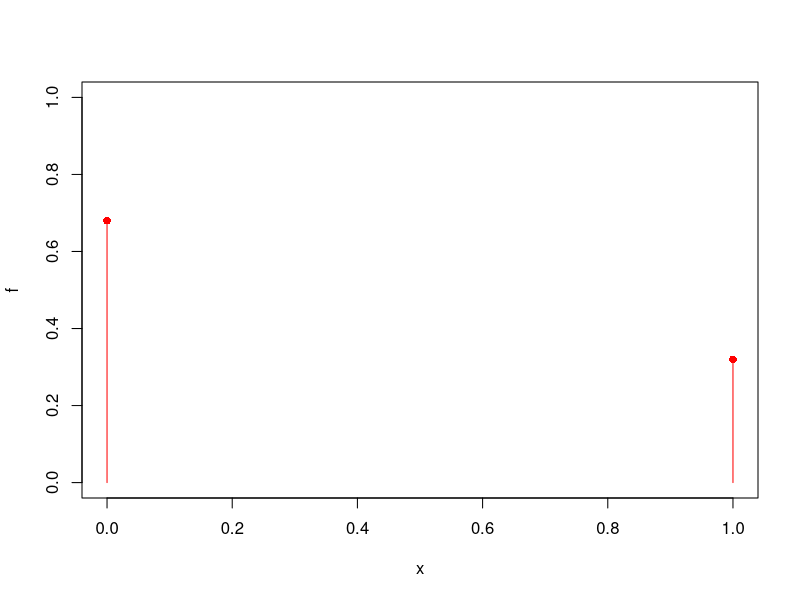
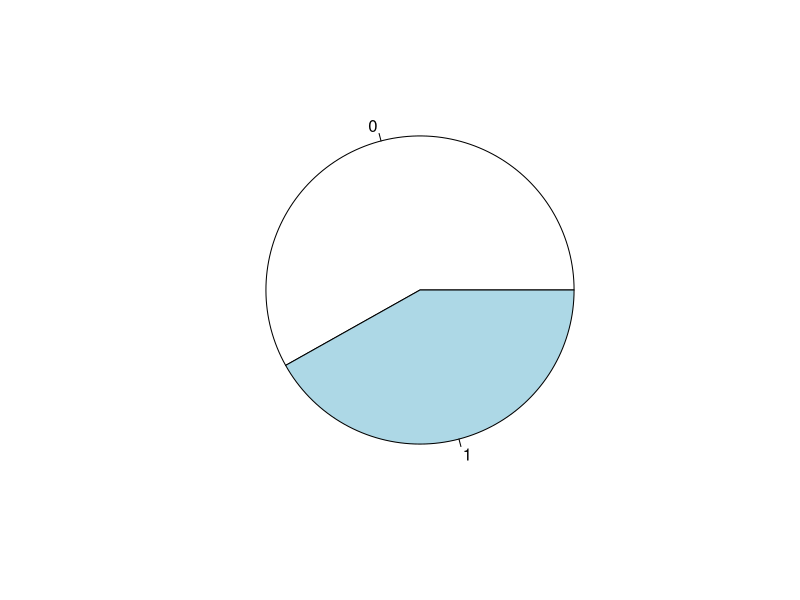
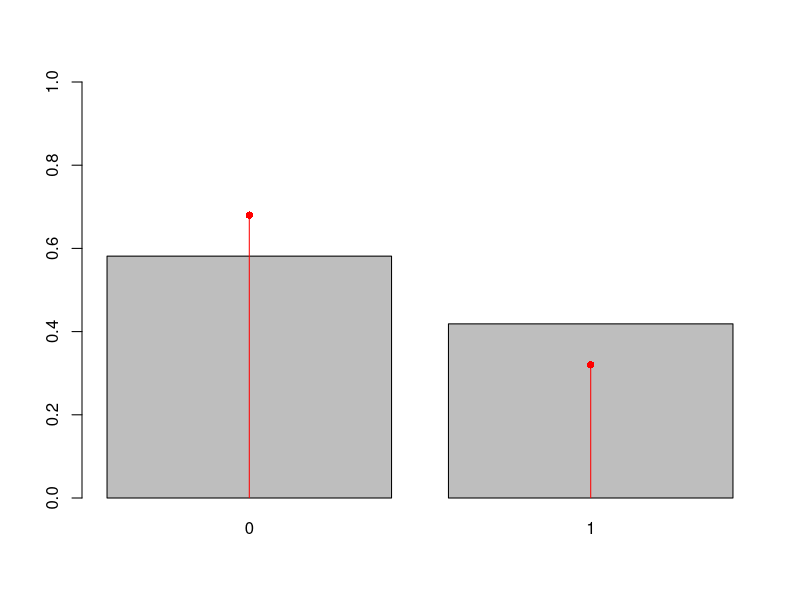
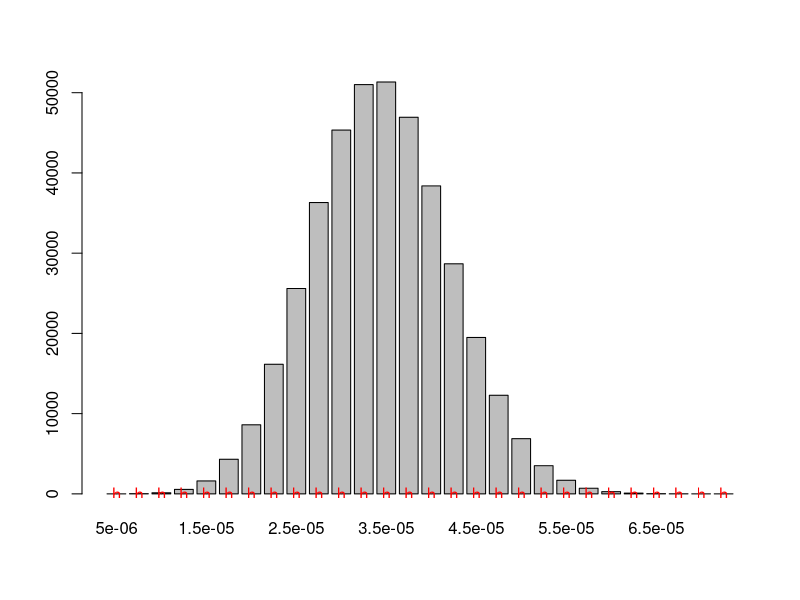

Generate these figures, in order, with R: (Note: this script raises an error after producing the figures.)
#ensayo de bernoulli 

x <- c(0,1)
f<- c(0.68,0.32)


plot(x,f,type="h",ylim=c(0,1),col="red")
points(x,f,pch=16,col="red")

n<- 43
muestra <- sample(x,n,f,replace=TRUE)

pie(table(muestra))/n
mean(muestra)


bar <- barplot(table(muestra)/n,ylim=c(0,1))
lines(bar,f,type="h",col="red")
points(bar,f,pch=16,col="red")


muestra <- sample(x,n,f,replace=TRUE)
muestra
sum(muestra)



Y<-function(i){sum(sample(x,n,f,replace=TRUE))}
Y(1)
Y(2)

m<-40
sapply(1:m, Y) #repatirho 40 cops

n<-40
encuestas<-sapply(1:n, Y)

fr<- table(encuestas)/n
fr["13"]
xx<-names(fr)
###########################################################
#Ex 1


x <- c(0,1)
f<- c(0.68,0.32)
n<- 43
Y<-function(i){sum(sample(x,n,f,replace=TRUE))}
m<- 400000
muestra <- sample(x,n,f,replace=TRUE)
encuestas<-sapply(1:m, Y)

dbinom(13,43,0.32)


br<- barplot(table(encuestas/m))
lines(br,dbinom(2:29,43,0.32),type="h",col="red")
points(br,dbinom(2:29,43,0.32),pch="h",col="red")

pbinon()


#Ex2
dbinom(17,44,0.32)
plot(0:43,dbinom(0:43,44,0.32),type="h",col="red")
pbinom(16,44,0.32)


###Ex3
n<- 24
x <- c(0,1)
f<- c(0.32,0.68)

xstar<- function(i){sum(sample(x,n,f,replace=T))}
set.seed(123)
m<-400000
enquestas2<- sapply(1:m,xstar)
mean(encuestas2)
m*0.68



























